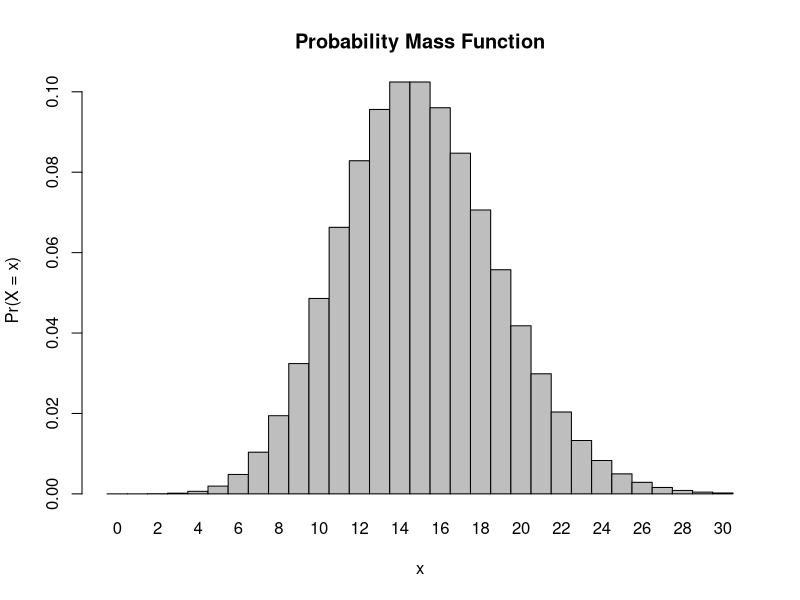
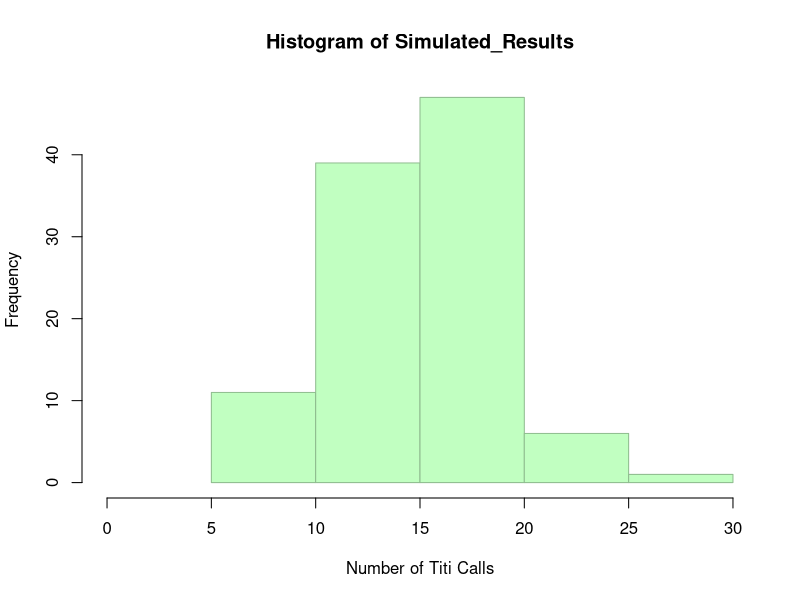

The R script that drew these images, in order:
## ---- chunk 1
ppois(8, 15, lower = FALSE)
## ---- chunk 2
ppois(0, 15)
## ---- chunk 3
dpois(3, 15)
## ---- chunk 4
x <- 0:30
l = 15
probset <- dpois(x = x, lambda = l)
barplot(probset, names.arg = x, space = 0, xlab = "x", ylab = "Pr(X = x)", main = "Probability Mass Function")
## ---- chunk 5
rp <- rpois(104, 15)
rp
## ---- chunk 6
Simulated_Results <- rpois(104, 15)
hist(x = Simulated_Results, xlim = c(0,30), col = "darkseagreen1", border = "darkseagreen", ylab = "Frequency", xlab = "Number of Titi Calls")
